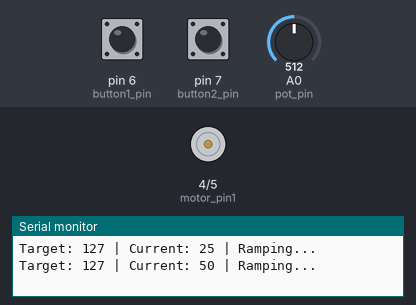
Recording of a sketch running on a simulated Arduino Uno, built with avr-gcc and run on an emulated ATmega328P. Parts: motor-driver pin pairs drawn as motors (green arrow = first pin HIGH = forward, orange = second pin HIGH = backward, longer = more drive, scaled by the enable pin), the last lines printed to the serial monitor. The test bench sets the inputs (shaded band); at power-on: pin 6 (button1_pin) HIGH, pin 7 (button2_pin) HIGH, A0 (pot_pin) = 512.

Above: at 1.2 s.
1.3 s: pin 6 (button1_pin) pulled LOW for 1 s
At 1.45 s:
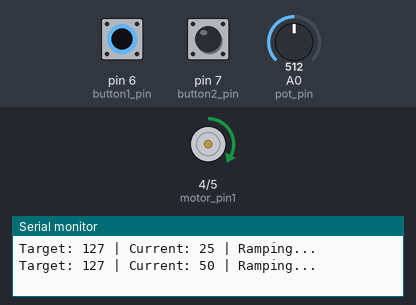
3.8 s: pin 7 (button2_pin) pulled LOW for 0.15 s
At 3.87 s:
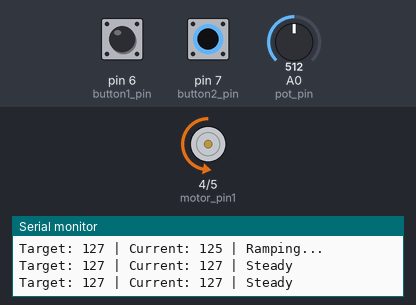
5.4 s: A0 (pot_pin) set to 306
7.5 s: pin 6 (button1_pin) pulled LOW for 0.15 s
At 7.57 s:
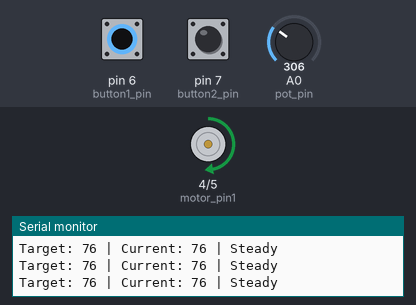
9.1 s: pin 6 (button1_pin) pulled LOW for 3.2 s
At 9.7 s:
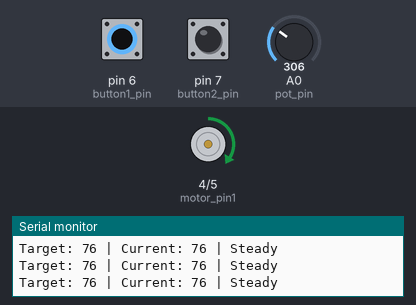
13.8 s: pin 7 (button2_pin) pulled LOW for 1 s
At 14.6 s:
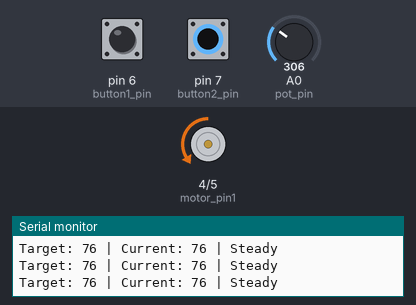
Timing chart, 0 to 16.8 s (numbered marks = the images above; inputs shaded):
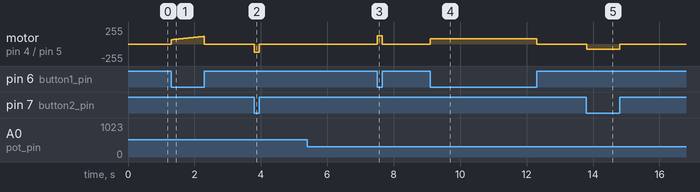

The sketch:

motors_buttons.ino
```cpp
const int motor_pin1 = 4;
const int motor_pin2 = 5;
const int motor_speed_pin = 3;
const int pot_pin = A0;

uint32_t lastRamp = 0;
const int rampInterval = 20;

uint32_t lastDisplay = 0;
const int displayInterval = 500;

int currentSpeed = 0;
int targetSpeed = 0;

const int button1_pin = 6;
const int button2_pin = 7;
uint32_t lastButton1Check = 0;
uint32_t lastButton2Check = 0;
const int buttonInterval = 50;
int button1_status = HIGH;
int button2_status = HIGH;
int button1State = HIGH;
int button2State = HIGH;

const int num_readings = 5;
int readings[num_readings];
int read_index = 0;
int total = 0;

void setup() {
  pinMode(motor_pin1,OUTPUT);
  pinMode(motor_speed_pin,OUTPUT);
  pinMode(motor_pin2,OUTPUT);
  pinMode(button1_pin,INPUT_PULLUP);
  pinMode(button2_pin,INPUT_PULLUP);
  Serial.begin(9600);
}

void updateMotorSpeed(){
  uint32_t now = millis();
  if (now - lastRamp >= rampInterval){
    lastRamp = now;
    if (currentSpeed < targetSpeed) currentSpeed++;
    else if (currentSpeed > targetSpeed) currentSpeed--;
  }
}

void setMotors(int pin1,int pin2,int speed){
  digitalWrite(motor_pin1,pin1);
  digitalWrite(motor_pin2,pin2);
  analogWrite(motor_speed_pin,speed);
}

int smoothRead(){
  total -= readings[read_index];
  readings[read_index] = map(analogRead(pot_pin),0,1023,0,255);
  total += readings[read_index];
  read_index = (read_index + 1) % num_readings;
  return total/num_readings;
}

int isButtonPressed(int button_pin,uint32_t &lastCheck,int &states){
  uint32_t now = millis();
  if (now - lastCheck >= buttonInterval){
    lastCheck = now;
    int currentButtonState = digitalRead(button_pin);
    if (currentButtonState == LOW){
      states = LOW;
    }
    else states = HIGH;
  }
  return states;
}

void printDashboard(){
  uint32_t now = millis();
  if (now - lastDisplay >= displayInterval){
    lastDisplay = now;
    Serial.print("Target: ");
    Serial.print(targetSpeed);
    Serial.print(" | Current: ");
    Serial.print(currentSpeed);
    if (currentSpeed < targetSpeed){
      Serial.println(" | Ramping...");
    }
    else if (currentSpeed > targetSpeed) Serial.println(" | Braking");
    else Serial.println(" | Steady");
  }
}

void loop() {
  targetSpeed = smoothRead();

  button1_status = isButtonPressed(button1_pin,lastButton1Check,button1State);
  button2_status = isButtonPressed(button2_pin,lastButton2Check,button2State);

 if (button1_status == LOW && button2_status == LOW){
  targetSpeed = 0;
  setMotors(HIGH,LOW,currentSpeed);
 }
 else if (button2_status == LOW) setMotors(LOW,HIGH,currentSpeed);
 else if (button1_status == LOW) setMotors(HIGH,LOW,currentSpeed);
 else setMotors(LOW,LOW,0);
 updateMotorSpeed();

  printDashboard();
}
```

Measured:
- after the input at 1.3 s, motor on pin 4 (motor_pin1) / pin 5 (motor_pin2): rises from stopped to forward 114/255 in 0.98 s, then falls to stopped in 0.02 s
- after the input at 3.8 s, motor on pin 4 (motor_pin1) / pin 5 (motor_pin2): stopped → backward 127/255 at once, → stopped 0.15 s later
- after the input at 7.5 s, motor on pin 4 (motor_pin1) / pin 5 (motor_pin2): stopped → forward 127/255 at once, → stopped 0.15 s later
- after the input at 9.1 s, motor on pin 4 (motor_pin1) / pin 5 (motor_pin2): stopped → forward 76/255 at once, → stopped 3.2 s later
- after the input at 13.8 s, motor on pin 4 (motor_pin1) / pin 5 (motor_pin2): stopped → backward 76/255 at once, → stopped 1.0 s later
